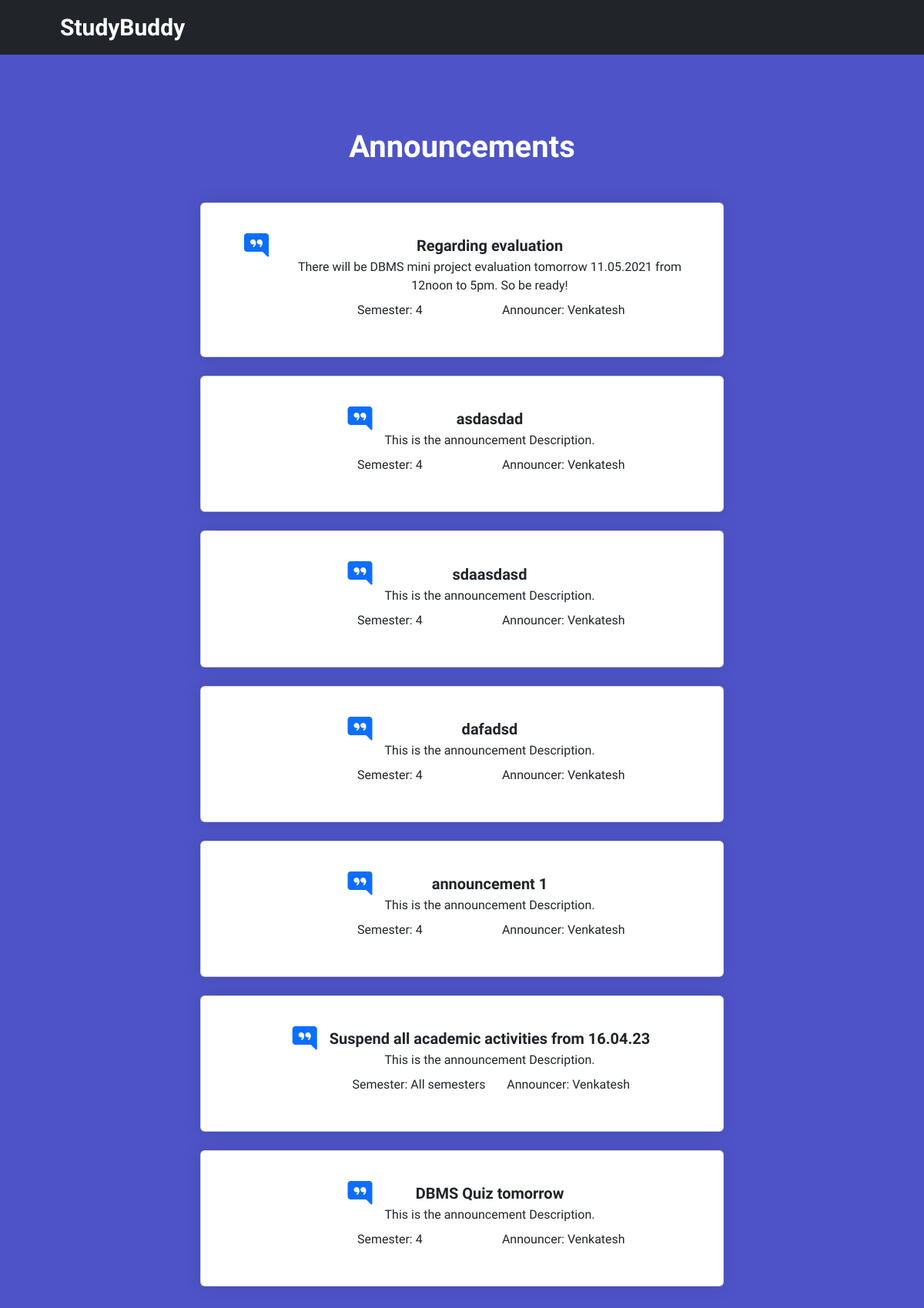
Screenshot of /Annoucement.php (signed in) with the database file from the repository.
### tables this page shows
CREATE TABLE `announcement` (
  `Ann_no` int(11) NOT NULL,
  `Semester` int(11) NOT NULL,
  `Ann_doer` varchar(30) NOT NULL,
  `Ann_title` varchar(100) NOT NULL,
  `Desr` varchar(300) NOT NULL
);

### Annoucement.php (the view, shortened to what this page needs)
<?php
    $conn=mysqli_connect('localhost','root','','studybuddy') or die("Connection failed" .mysqli_connect_error());
    $id=$_SESSION['uid'];
    $q="SELECT Semester FROM Student WHERE Rollno='$id'";
    $r=mysqli_query($conn,$q);
    $r=mysqli_fetch_assoc($r)['Semester'];
    $r=intval($r);
    $query="SELECT * FROM Announcement where Semester='$r' OR Semester='9' order by Ann_no DESC";
    $result=mysqli_query($conn,$query);
?>
<!DOCTYPE html>
<html lang="en">
<head>
    <link href="https://cdn.jsdelivr.net/npm/bootstrap-icons@1.4.1/font/bootstrap-icons.css" rel="stylesheet" />
        <link href="styles.css" rel="stylesheet" />
</head>
<body class="area" style="">
<ul class="circles">
            </ul>
<nav class="navbar navbar-expand-lg navbar-dark bg-dark">
            <div class="container px-5">
                <a class="navbar-brand" href="index.php" style="font-size:30px; font-weight:bold;">StudyBuddy</a>
            </div>
        </nav>
<section class="py-5 ">
    <div class="container px-5 my-5 px-5">
        <div class="text-center mb-5">
            <h1 style="color: white"><b>Announcements</b></h1>
        </div>
        <div class="row gx-5 justify-content-center">
            <div class="col-lg-8">
            <?php
                while($row=mysqli_fetch_assoc($result)){
                ?>
                <div class="card mb-4 ">
                    <div class="card-body p-4 " style="text-align :center">
                        <div class="d-flex " style="justify-content:center">
                            <div class="ms-4">
                                <div class="d-flex flex-row " style="justify-content:center">
                                    <div class="p-2"><i class="bi bi-chat-right-quote-fill text-primary fs-2" ></i></div>
                                         <div class="p-2" style="margin-top: 0.7rem "><h5 class="mb-1"><b><?php echo $row['Ann_title'];?> </b></h5><?php echo $row['Desr'];?></div>
                                </div>
                                <?php
                                    echo '&nbsp;&nbsp;&nbsp;&nbsp;&nbsp;&nbsp;&nbsp;&nbsp;&nbsp;&nbsp;&nbsp;&nbsp;&nbsp;Semester: ';
                                    $id=$row['Semester'];
                                    $name=$row['Ann_doer'];
                                    if($id=='9') echo "All semesters&nbsp;&nbsp;&nbsp;&nbsp;&nbsp;&nbsp ";
                                    else echo $id.'&nbsp;&nbsp;&nbsp;&nbsp;&nbsp;&nbsp;&nbsp;&nbsp;&nbsp;&nbsp;&nbsp;&nbsp;&nbsp&nbsp;&nbsp;&nbsp;&nbsp;&nbsp;&nbsp&nbsp&nbsp;&nbsp;&nbsp;&nbsp;&nbsp;&nbsp;';
                                    echo 'Announcer: '.$name;
                                ?><br><br>
                            </div>
                        </div>
                    </div>
                </div>
                 <?php
                }
            ?>
            </div>
        </div>
    </div>
</section>
        <br>
        <br>
</body>
</html>

### Annoucement.php (style rules this page uses)
* { margin: 0px; padding: 0px; }
body { font-family: 'Exo', sans-serif; }
.area { background: #4e54c8; background: -webkit-linear-gradient(to left, #8f94fb, #4e54c8); width: 100%; height:100%; z-index: -2; }
.circles { position: absolute; top: 0; left: 0; width: 100%; height: 100%; overflow: overflow-y; z-index: 0; }
.card { box-shadow: 0 0 20px 2px rgba(0,0,0,.1); transition:0.7s; }

### rows the page displays
announcement: Ann_title "Regarding evaluation", Desr "There will be DBMS mini project evaluation tomorrow 11.05.2021 from 12noon to 5pm. So be ready!", Semester "4", Ann_doer "Venkatesh"
announcement: Ann_title "asdasdad", Desr "This is the announcement Description.", Semester "4", Ann_doer "Venkatesh"
announcement: Ann_title "sdaasdasd", Desr "This is the announcement Description.", Semester "4", Ann_doer "Venkatesh"
announcement: Ann_title "dafadsd", Desr "This is the announcement Description.", Semester "4", Ann_doer "Venkatesh"
announcement: Ann_title "announcement 1", Desr "This is the announcement Description.", Semester "4", Ann_doer "Venkatesh"
announcement: Ann_title "Suspend all academic activities from 16.04.23", Desr "This is the announcement Description.", Semester "All semesters", Ann_doer "Venkatesh"
announcement: Ann_title "DBMS Quiz tomorrow", Desr "This is the announcement Description.", Semester "4", Ann_doer "Venkatesh"
